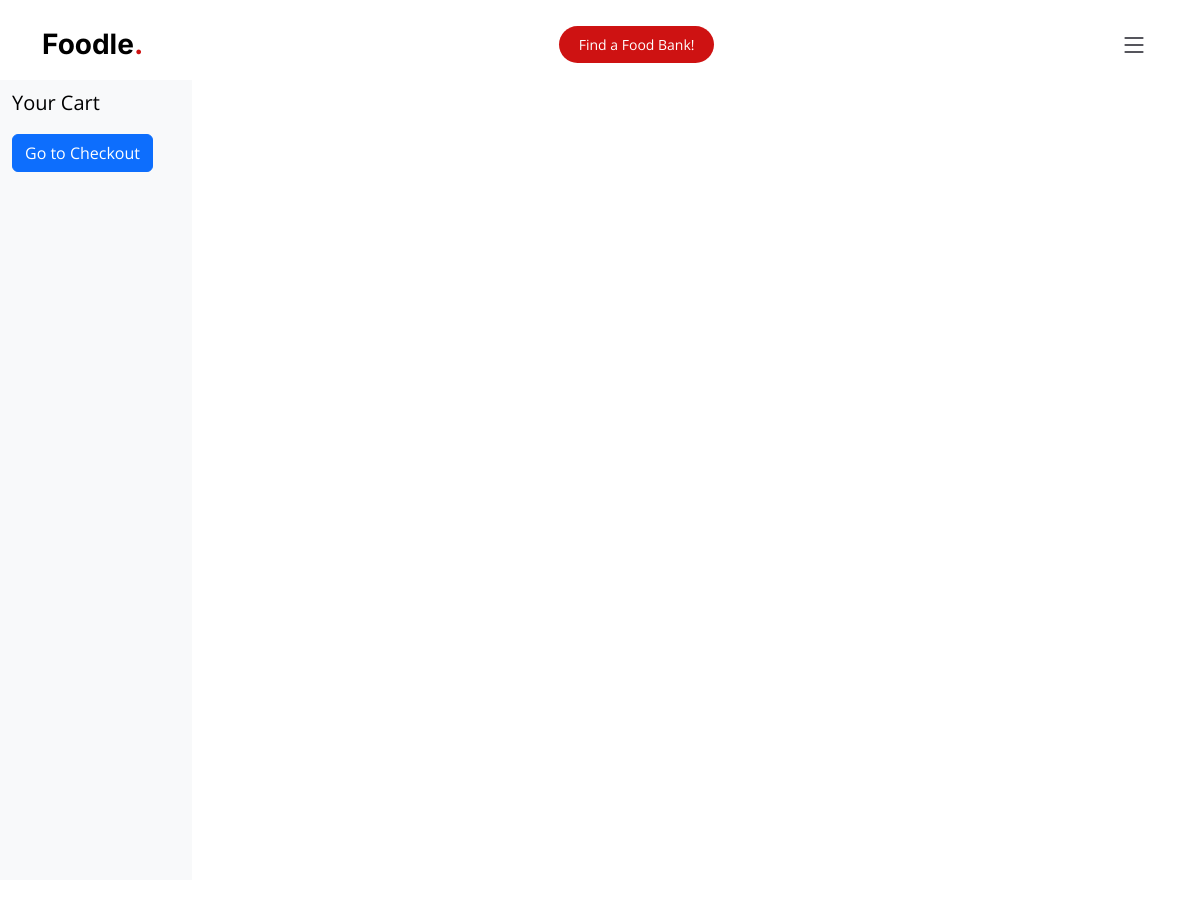
Page /inventory (signed in) on the earlier database version.
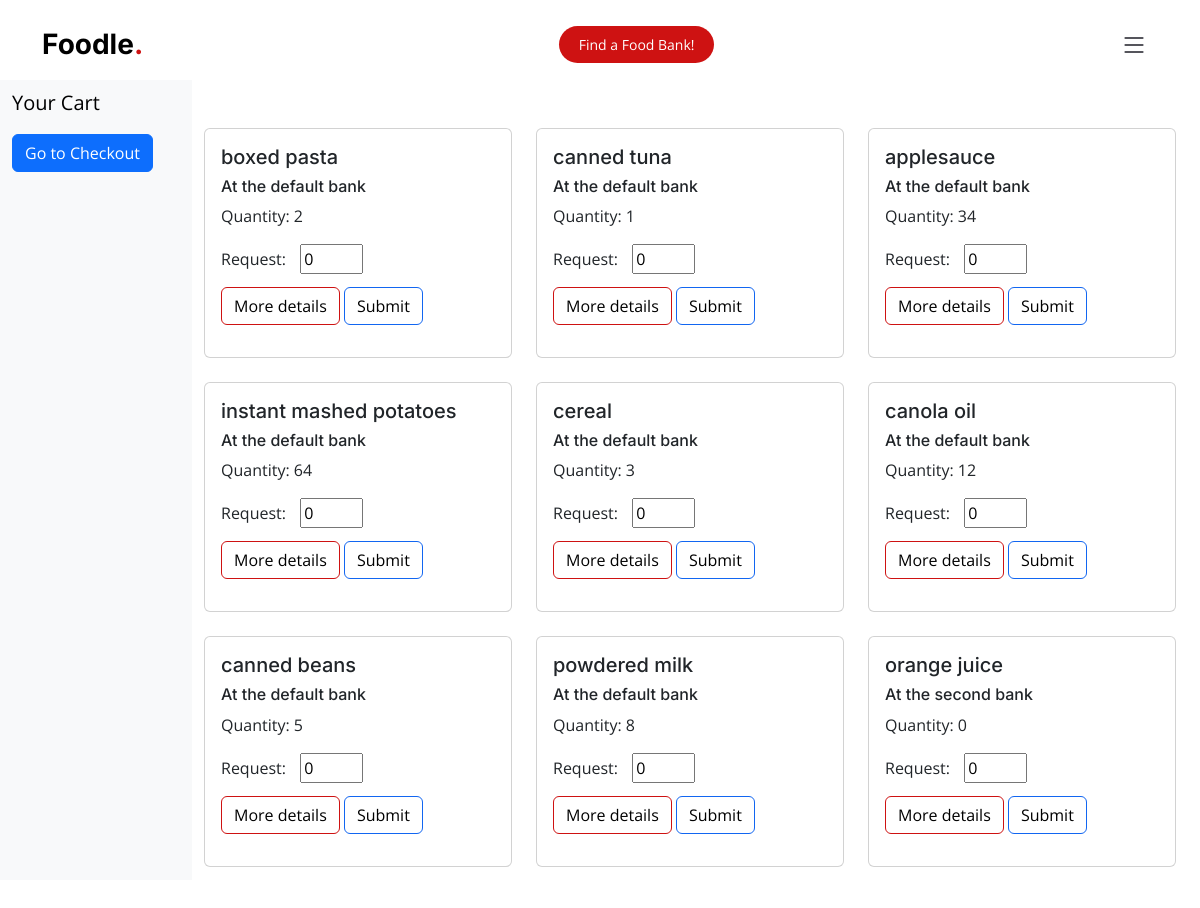
Same page on the later database version.
### app.py (models this page shows, shortened)
class Inventory(db.Model):
    id= db.Column(db.Integer, primary_key=True)
    name = db.Column(db.String)
    qty = db.Column(db.Integer)
    description = db.Column(db.String(255))
    bank = db.Column(db.String(255))
    tags = db.Column(db.String(255))
    total_tags = db.Column(db.String(255), default="Vegan|Vegetarian|Gluten-free|Dairy-free|Nut-free|Non-GMO|Sugar-free|Halal|Kosher")

### app.py (the view, shortened to what this page needs)
@app.route('/inventory', methods=["POST","GET"])
@login_required
def inventory():
    all_inventory = Inventory.query.all()
    cart = session.get('cart', [])
    session['cart'] = cart
    return render_template("inventory.html", invent_list=all_inventory, cart=cart)

### app.py (called while the page is built)
@login_manager.user_loader
def load_user(user_id):
    return User.query.get(int(user_id))

### templates/inventory.html (shortened to what this page needs)
{%extends "base.html"%}
{%block content%}
<section class="seperate">
  <div class="row vh-100 overflow-auto">
    <div class="col-12 col-sm-3 col-xl-2 px-sm-2 px-0 bg-light d-flex sticky-top">
      <div class="d-flex flex-sm-column flex-row flex-grow-1 align-items-center align-items-sm-start px-3 pt-2 text-clack">
        <a href="/" class="d-flex align-items-center pb-sm-3 mb-md-0 me-md-auto text-black text-decoration-none">
          <span class="fs-5">Your Cart</span>
        </a>
        <ul class="nav nav-pills flex-sm-column flex-row flex-nowrap flex-shrink-1 flex-sm-grow-0 flex-grow-1 mb-sm-auto mb-0 justify-content-center align-items-center align-items-sm-start" id="menu">
            <li>
              <a class="btn btn-primary" href="/checkout" role="button">Go to Checkout</a>
            </li>
        </ul>
      </div>
    </div>
      <div class="col d-flex flex-column h-100">
        <div class="row">
          <div class="row row-cols-1 row-cols-md-3 g-4">
            {%for thing in invent_list%}
            <div class="col">
              <div class="card">
                <form action="/inventory" method="POST">
                <div class="card-body">
                  <h5 class="card-title">{{thing.name}}</h5>
                  <h6>At the {{thing.bank}} bank</h6>
                  <p class="card-text">
                    <label for="qty">Quantity: {{thing.qty}}</label>
                <p style="display: inline-block; margin-right: 10px;">Request:</p>
                <input type="number" id="qty" name="qty" min="0" max="100" step="1" value="0" style="display: inline-block; ">
                <br>
                <button type="button" class="btn btn-outline-danger" data-bs-toggle="modal" data-bs-target="#exampleModal{{ loop.index }}">
                  More details
                </button>
                <button type="submit" class="btn btn-outline-success" name="food_picked">Submit</button>
                  </p>
                </div>
              </form>
              </div>
            </div>
            {%endfor%}
          </div>
      </div>
  </div>
</div>
</section>
{%endblock%}

### templates/base.html (shortened to what this page needs)
<!doctype html>
<html lang="en">
  <head>
    <link href="static/assets/vendor/bootstrap/css/bootstrap.min.css" rel="stylesheet">
    <link href="static/assets/vendor/bootstrap-icons/bootstrap-icons.css" rel="stylesheet">
    <link href="static/assets/vendor/aos/aos.css" rel="stylesheet">
    <link href="static/assets/vendor/glightbox/css/glightbox.min.css" rel="stylesheet">
    <link href="static/assets/vendor/swiper/swiper-bundle.min.css" rel="stylesheet">
    <link href="static/assets/css/main.css" rel="stylesheet">
  </head>
  <body>
    <header id="header" class="header fixed-top d-flex align-items-center">
      <div class="container d-flex align-items-center justify-content-between">
        <a href="/" class="logo d-flex align-items-center me-auto me-lg-0">
          <h1>Foodle<span>.</span></h1>
        </a>
        <a class="btn-book-a-table" href="/">Find a Food Bank!</a>
        <i class="mobile-nav-toggle mobile-nav-show bi bi-list"></i>
      </div>
    </header>
    {%block content%}
    {%endblock%}
  </body>
</html>

### static/assets/css/main.css (style rules this page uses)
.btn-outline-danger { border-color:#ce1212; border-width: 1.5px; color:black; }
.btn-outline-success { border-color:#1266f1; border-width: 1.5px; color:black; }
:root { --font-default: "Open Sans", system-ui, -apple-system, "Segoe UI", Roboto, "Helvetica Neue", Arial, "Noto Sans", "Liberation Sans", sans-serif, "Apple Color Emoji", "Segoe UI Emoji", "Segoe UI Symbol", "Noto Color Emoji"; --font-primary: "Amatic SC", sans-serif; --font-secondary: "Inter", sans-serif; }
:root { --color-default: #212529; --color-primary: #ce1212; --color-secondary: #37373f; }
:root { scroll-behavior: smooth; }
body { font-family: var(--font-default); color: var(--color-default); }
a { color: var(--color-primary); text-decoration: none; }
h1, h2, h3, h4, h5, h6 { font-family: var(--font-secondary); }
section { overflow: hidden; padding: 80px 0; scroll-margin-top: 90px; overflow: clip; }
.header { background: #fff; transition: all 0.5s; z-index: 997; height: 90px; border-bottom: 1px solid #fff; }
.header .logo h1 { font-size: 28px; font-weight: 700; color: #000; margin: 0; font-family: var(--font-secondary); }
.header .logo h1 span { color: var(--color-primary); }
.header .btn-book-a-table, .header .btn-book-a-table:focus { font-size: 14px; color: #fff; background: var(--color-primary); padding: 8px 20px; margin-left: 30px; border-radius: 50px; transition: 0.3s; }
@media (max-width: 1279px) { .mobile-nav-show { color: var(--color-secondary); font-size: 28px; cursor: pointer; line-height: 0; transition: 0.5s; z-index: 9999; margin: 0 10px 0 20px; } }

Differences in the rows shown:
added Inventory: name "boxed pasta", bank "default", qty "2"
added Inventory: name "canned tuna", bank "default", qty "1"
added Inventory: name "applesauce", bank "default", qty "34"
added Inventory: name "instant mashed potatoes", bank "default", qty "64"
added Inventory: name "cereal", bank "default", qty "3"
added Inventory: name "canola oil", bank "default", qty "12"
added Inventory: name "canned beans", bank "default", qty "5"
added Inventory: name "powdered milk", bank "default", qty "8"
added Inventory: name "orange juice", bank "second", qty "0"
